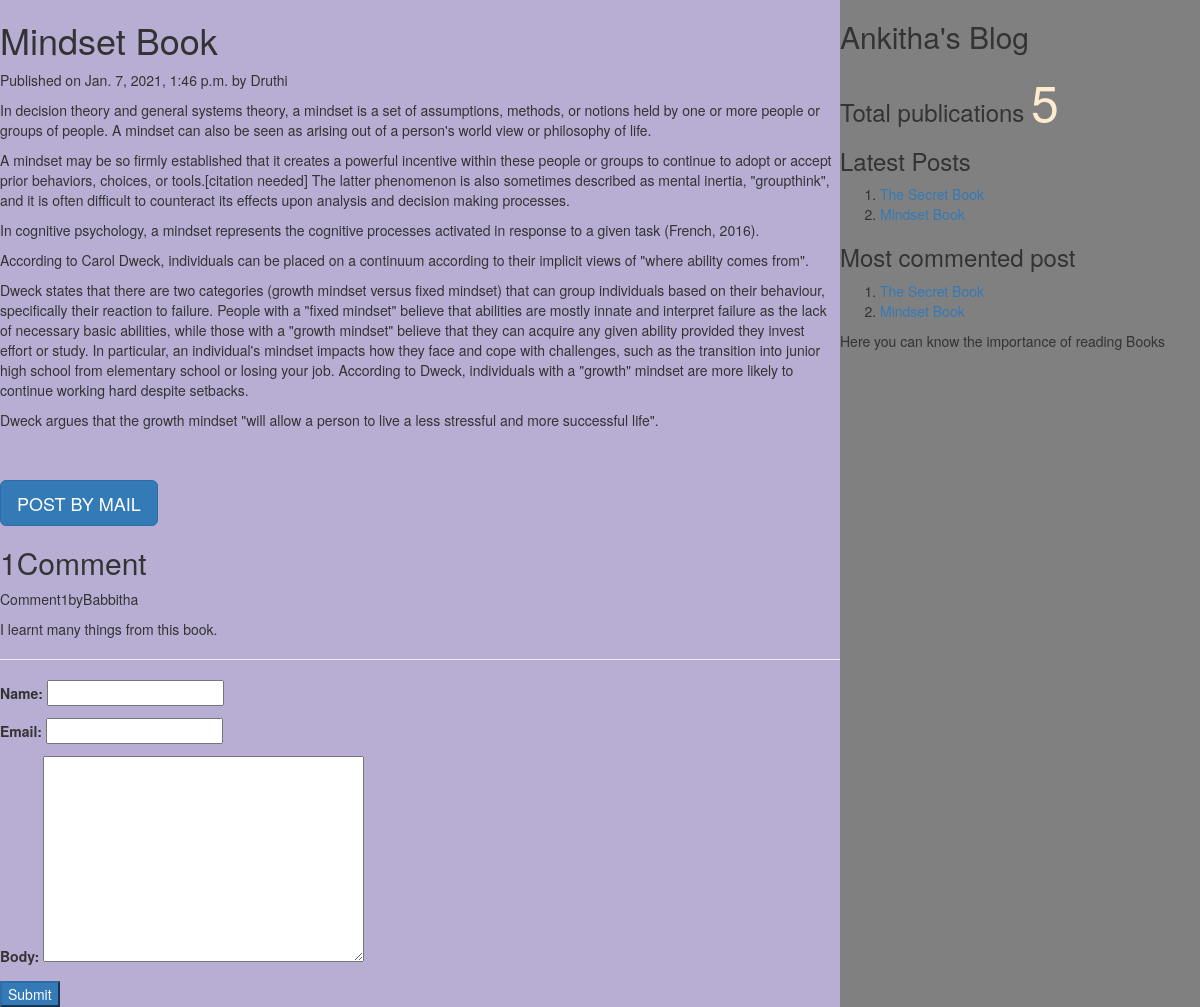
Screenshot of /2021/01/07/mindset-book with the database file from the repository.
### myApp/models.py (models this page shows, shortened)
class Post(models.Model):
    tags=TaggableManager()
    STATUS_CHOICE=(('draft','Draft'),('published','Published'))
    title=models.CharField(max_length=300)
    slug=models.SlugField(max_length=100,unique_for_date='publish')
    author=models.ForeignKey(User,related_name='blog_posts',on_delete=models.CASCADE)
    body=models.TextField()
    publish=models.DateTimeField(default=timezone.now)
    created=models.DateTimeField(auto_now_add=True)
    updated=models.DateTimeField(auto_now=True)
    status=models.CharField(max_length=30,choices=STATUS_CHOICE,default='draft')
    class Meta:
        ordering=('-publish',)
    def get_absolute_url(self):
        return reverse('post_detail',args=[self.publish.year,self.publish.strftime('%m'),self.publish.strftime('%d'),self.slug])

class Comment(models.Model):
    post=models.ForeignKey(Post,related_name="comments",on_delete=models.CASCADE)
    name=models.CharField(max_length=50)
    email=models.EmailField()
    body=models.TextField()
    created=models.DateTimeField(auto_now_add=True)
    updated=models.DateTimeField(auto_now=True)
    active=models.BooleanField(default=True)
    class Meta:
        ordering=('created',)

### myApp/views.py (the view, shortened to what this page needs)
# urls.py: url(r'(?P<year>\d{4})/(?P<month>\d{2})/(?P<day>\d{2})/(?P<post>[-\w]+)',views.post_detail_view,name='post_detail'),
def post_detail_view(request,year,month,day,post):
    post=get_object_or_404(Post,slug=post,publish__year=year,publish__month=month,publish__day=day)
    comments=post.comments.filter(active=True)
    csubmit=False
    form=CommentForm()
    d={'post':post,'form':form,'csubmit':csubmit,'comments':comments}
    return render(request,'myApp/post_detail.html',d)

### myApp/forms.py
class CommentForm(forms.ModelForm):
    class Meta:
        model=Comment
        fields=('name','email','body')

### myApp/templatetags/mytags.py (called while the page is built)
@register.simple_tag
def total_posts():
    return Post.objects.count()

@register.inclusion_tag('myApp/latest_post.html')
def show_latest_posts(count=3):
    latest_posts=Post.objects.order_by('-publish')[:count]
    return {'latest_posts':latest_posts}

@register.simple_tag
def get_most_commented_posts(count=2):
    return Post.objects.annotate(total_comments=Count('comments')).order_by('-total_comments')[:count]

### templates/myApp/post_detail.html (shortened to what this page needs)
<html>
    {%extends 'myApp/parent.html'%}
      {%block content_block%}
      <h1>{{post.title}}</h1>
      <p>Published on {{post.publish}} by {{post.author|title}}</p>
      {{post.body|linebreaks}}<br><br>
      <a href="/{{post.id}}/share" class='btn btn-lg btn-primary'>POST BY MAIL</a>
      {%with comments.count as comments_count%}
      <h2>{{comments_count}}Comment{{comments_count|pluralize}}</h2>
      {%endwith%}
      {%if comments%}
       {%for c in comments%}
       <p>Comment{{forloop.counter}}by{{c.name}}</p>
      <div>{{c.body|linebreaks}}</div>
      <hr>
      {%endfor%}
      {%else%}
       <p style="color:blue;font-size:30px;font-style:bold;border-bottom:1px red solid,">There are no comments</p>
       {%endif%}
        {%if csubmit%}
        <h2>Thank you...Your comment has been added successfully!!</h2>
        {%else%}
        <form method="post">
          {{form.as_p}}
          <input type="submit" class="btn-btn-lg btn-primary" value="Submit">
        </form>
        {%endif%}
      {%endblock%}

### templates/myApp/parent.html (shortened to what this page needs)
<html>
{%load mytags%}
    <head>
        <link rel="stylesheet" href="https://maxcdn.bootstrapcdn.com/bootstrap/3.3.7/css/bootstrap.min.css">
    </head>
    <body>
        <div class="content" style="width:70%;float:left;background-color:rgba(117, 97, 172, 0.514);height:100%">
            {%block content_block%}
            {%endblock%}
        </div>
        <div class="sidebar" style="width:30%;float:right;background-color:grey;height:100%">
            <h2>Ankitha's Blog</h2>
            <h3>Total publications
                <span style="color:blanchedalmond;font-size:50px">
                {%total_posts%}</span>
                <h3>Latest Posts</h3>
                {% show_latest_posts 2 %}
                <h3>Most commented post</h3>
                {%get_most_commented_posts as m%}
                <ol>
                    {%for post in m%}
                    <li><a href="{{post.get_absolutr_url}}">{{post.title}}</a></li>
                    {%endfor%}
                </ol>
            </h3>
            <p>Here you can know the importance of reading Books</p>
        </div>
    </body>
</html>

### templates/myApp/latest_post.html
<html>
    <body>
        <ol>
        {%for post in latest_posts%}
        <li><a href="{{post.get_absolute_url}}">{{post.title}}</a></li>
        {%endfor%}
    </ol>
    </body>
</html>

### rows the page displays
Post: title "Mindset Book", publish "Jan. 7, 2021, 1:46 p.m.", author "Druthi", body "In decision theory and general systems theory, a mindset is a set of assumptions, methods, or notions held by one or more people or groups of people. A mindset can also be seen as arising out of a person's world view or philosophy of life. A mindset may be so firmly established that it creates a powerful incentive within these people or groups to continue to adopt or accept prior behaviors, choices, or tools.[citation needed] The latter phenomenon is also sometimes described as mental inertia, \"groupthink\", and it is often difficult to counteract its effects upon analysis and decision making processes. In cognitive psychology, a mindset represents the cognitive processes activated in…"
Comment: name "Babbitha", body "I learnt many things from this book."
Post: title "The Secret Book"

### other values shown
{{ comments_count }} "1"
